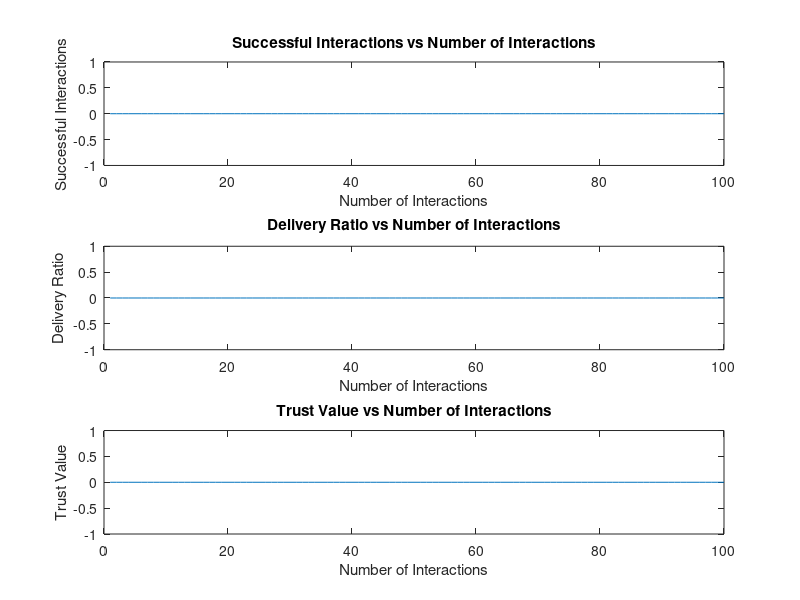

The MATLAB source for this figure:
clear all;
clc;

% Simulation Parameters
simArea = 1000; % Simulation area size (square area in meters)
noOfNodes = 600; % Number of nodes
transmissionRange = 25; % Transmission range in meters
interferenceRange = 30; % Interference range in meters
transmissionRate = 4; % Transmission rate in Mbps
deliveryRate = 8; % Delivery rate (packets per 30 seconds)
initialEnergyLevel = 3; % Initial energy level

% Malicious Node Percentage
maliciousPercentage = 30; % Percentage of nodes that are malicious
noOfMaliciousNodes = ceil(maliciousPercentage / 100 * noOfNodes);

% Node Deployment
nodeXLoc = rand(1, noOfNodes) * simArea; % Random x-coordinates within simulation area
nodeYLoc = rand(1, noOfNodes) * simArea; % Random y-coordinates within simulation area
global newNode;
% Define a mapping called newNode
newNode = containers.Map();
for i = 1:noOfNodes
    % Initialize the values randomly as zeros and ones
    newNode(num2str(i)) = randi([0, 1]);
end

global recommendedNodes;
% Define a mapping called recommendedNodes
recommendedNodes = containers.Map();
recommendedNodes(num2str(i)) = randi([1, noOfNodes], 1, noOfNodes);

% Neighbor Node Determination
neighborNode = zeros(noOfNodes, noOfNodes);

for i = 1:noOfNodes
    for j = 1:noOfNodes
        if i ~= j
            % Calculate distance between nodes
            distance = sqrt((nodeXLoc(i) - nodeXLoc(j))^2 + (nodeYLoc(i) - nodeYLoc(j))^2);
            
            % Check if nodes are within transmission range
            if distance <= transmissionRange
                neighborNode(i, j) = 1;
            end
        end
    end
end

% Initialize Interaction Tracking
totalInteractions = 0;
successfulInteractions = 0;
reciprocatedInteractions = 0;
totalResponseTime = zeros(1, noOfNodes);

% Trust Calculation and Matrix Initialization
deliveryRatio = zeros(noOfNodes, noOfNodes);
compatibility = zeros(noOfNodes, noOfNodes);
cooperativeness = zeros(noOfNodes, noOfNodes);
recommendationList = containers.Map();

% Specify number of interactions
numberOfInteractions = 100;
trustValues = zeros(1, numberOfInteractions);
deliveryRatios = zeros(1, numberOfInteractions);
successfulInteraction_mat = zeros(1, numberOfInteractions);
trustValue = zeros(noOfNodes, noOfNodes);

% Function to calculate Jaccards Similarity
function similarity = jaccardSimilarity(A, B)
    intersection = sum(A & B); % Number of common elements
    union = sum(A | B); % Number of unique elements
    similarity = intersection / union;
end

function DR = deliveryRatioCalc(transmissionRange, interferenceRange, deliveryRate, transmissionRate)
    DR = ((transmissionRange / interferenceRange)^2) * (deliveryRate / transmissionRate);
end

function isNew = isNewNode(a)
    if newNode(a) == 1
        isNew = 1;
    else
        isNew = 0;
    end
end

% Function to check if b is recommended by a
function isRec = isRecommended(a, b)
    % Function to check if b is recommended by a based on a recommendation list
    
    % Check if node b is in the recommendation list from a
    if isKey(recommendedNodes, a)
        isRec = ismember(b, recommendedNodes(a));
    else
        isRec = false; % No recommendations from a
    end
end

for i = 1:noOfNodes
    for j = 1:noOfNodes
        if i ~= j && neighborNode(i, j) == 1
            % Calculate Delivery Ratio (DR)
            deliveryRatio(i, j) = deliveryRatioCalc(transmissionRange, interferenceRange, deliveryRate, transmissionRate);
            
            % Calculate Compatibility using Jaccards Similarity
            nodeA = [transmissionRange, interferenceRange, transmissionRate, deliveryRate, initialEnergyLevel];
            nodeB = [transmissionRange, interferenceRange, transmissionRate, deliveryRate, initialEnergyLevel];
            compatibility(i, j) = jaccardSimilarity(nodeA, nodeB);
            
            % Simulate interaction between node i and node j
            totalInteractions = totalInteractions + 1;
            
            % Assume interaction results in successful transmission
            successfulInteractions = successfulInteractions + 1;
            
            % Track response time (random value for demonstration)
            responseTime = randi([0, 5]); % Placeholder for actual response time
            totalResponseTime(i) = totalResponseTime(i) + responseTime;
            
            % Check reciprocity (assume all interactions are reciprocated for demonstration)
            reciprocatedInteractions = reciprocatedInteractions + 1;
            
            % Calculate Success Rate
            successRate = successfulInteractions / totalInteractions;

            % Calculate Reciprocity Rate
            reciprocityRate = reciprocatedInteractions / totalInteractions;

            % Calculate Average Response Time per Node
            averageResponseTime = sum(totalResponseTime) / noOfNodes;

            % Calculate Cooperativeness
            cooperativeness(i, j) = successRate + reciprocityRate + averageResponseTime;
        end
    end
end

% Algorithm 1: Direct Observations-Based Trust Evaluation
function success = TrustEvaluation(a, b, trustValue)
    % a is the trustor, b is the trustee

    % Step 2: Identify trustee (b)
    bid = b;

    % Step 3: check whether a and b have any previous trust values

        if trustValue(a, b) == 0
          success = TrustEvaluationAbsolute(a, b, trustValue); % Proceed to absolute trust evaluation
        end 

    % if there are previous trust values, go within algorithm
        % Step 5: Calculate aggregated trust from a to b
        trust_a_to_b = 0;

       
        % Calculate Compatibility of a towards b
        compatibility_a_b = compatibility(a, b);

        % Calculate Cooperativeness of a towards b
        cooperativeness_a_b = cooperativeness(a, b);

        % Calculate Delivery ratio of a towards b
        deliveryRatio_a_b = deliveryRatio(a, b);

        % Sum up individual trust parameters to get total trust
        trust_a_to_b = compatibility_a_b + cooperativeness_a_b + deliveryRatio_a_b;
        
        % Step 7: Threshold comparison
        threshold = 10; % Trust threshold
        if trust_a_to_b >= threshold
            success = 1;
            disp('Provide Services'); % Provide services if trust threshold is met
        else
            success = 0;
            disp('Decline'); % Decline service request if trust threshold is not met
        end
    end


% Algorithm 2: Absolute Trust Formulation of Parameters
function success = TrustEvaluationAbsolute(a, b, trustValue)
    % a is the trustor, b is the trustee
    
    % Step 2: Identify trustee (b)
    bid = b;
    
    % Step 3: Check if b is a new node
    if isNewNode(b)
        % Step 3: Evaluate Trust
        compatibility_b = compatibility(a, b); % Compatibility of b towards a
        cooperativeness_b = cooperativeness(a, b); % Cooperativeness of b towards a
        deliveryRatio_b = deliveryRatio(a, b); % Delivery ratio of b towards a
        
        summation_Tform_a_b = compatibility_b + cooperativeness_b + deliveryRatio_b;
        trustValue(a, b) = summation_Tform_a_b; % Store trust value
        
        % Step 4: Threshold comparison
        threshold = 10;
        if summation_Tform_a_b >= threshold
            success = 1;
            disp('Provide Services'); % Provide services if trust threshold is met
        else
            success = 0;
            disp('Decline'); % Decline service request if trust threshold is not met
        end
    else
        success = TrustEvaluationRecommendation(a, b, trustValue); % Proceed to recommendation-based trust evaluation
    end
end

% Algorithm 3: Recommendation-Based Indirect Trust Evaluation
function success = TrustEvaluationRecommendation(a, b, trustValue)
    % a is the trustor, b is the trustee
    
    % Step 2: Identify trustee (b)
    bid = b;
    
    % Step 3: Check recommendations from a to b (not implemented here)
    if isRecommended(a, b)
        % Step 4: Get recommended nodes from a to b (not implemented here)
        recommended = recommendedNodes(b);
        
        % Step 5: Calculate aggregated trust from recommended nodes to b
        recom_form_b_kth = 0;
        
        for k = recommended
            % Calculate Compatibility of k towards b
            compatibility_k_b = compatibility(k, b);
            
            % Calculate Cooperativeness of k towards b
            cooperativeness_k_b = cooperativeness(k, b);
            
            % Calculate Delivery ratio of k towards b
            deliveryRatio_k_b = deliveryRatio(k, b);
            
            % Sum up individual trust parameters for each recommended node
            recom_form_b_kth = recom_form_b_kth + compatibility_k_b + cooperativeness_k_b + deliveryRatio_k_b;
        end
        
        % Step 6: Data Update
        Tupdate_a_b = recom_form_b_kth;
        trustValue(a, b) = Tupdate_a_b;
        
        % Step 7: TB certification (allocate certificate)
        TBcert_allocate(a, b); % Allocate trust certificate
        
        % Step 8: Threshold comparison
        threshold = 10; % Trust threshold
        if Tupdate_a_b >= threshold
            success = 1;
            disp('Provide Services'); % Provide services if trust threshold is met
        else
            success = 0;
            disp('Decline'); % Decline service request if trust threshold is not met
        end
    else
        disp('Decline'); % Decline if no valid recommendations
    end
end

energy = initialEnergyLevel;
% Loop for simulating interactions
for interaction = 1:numberOfInteractions
    % Select random pair of nodes for interaction
    nodeA = randi([1, noOfNodes]);
    nodeB = randi([1, noOfNodes]);
    
    % Check if nodes are neighbors and not the same node
    if neighborNode(nodeA, nodeB) == 1 && nodeA ~= nodeB

        % Simulate the algorithm
        success = TrustEvaluation(nodeA, nodeB, trustValue);

        % Trust updation based on algorithm results
        drate = deliveryRate + randi([-1, 1]);
        trate = transmissionRate + randi([-1, 1]);
        A = [transmissionRange, interferenceRange, trate, drate, energy];
        B = [transmissionRange, interferenceRange, transmissionRate, deliveryRate, initialEnergyLevel];
        compatibility = jaccardSimilarity(A, B);
        DR = ((transmissionRange / interferenceRange)^2) * (drate / trate);
        rt = randi([0, 5]);

        if(success == 1)
             energy = energy + 1;
             cooperativeness = 1 + rt;
        else
            energy = energy - 1;
            cooperativeness = rt;
        end

        % Populate the matrices to plot
        deliveryRatios(interaction) = DR + energy;
        trustValues(interaction) = DR + compatibility + energy + cooperativeness;
        successfulInteraction_mat(interaction) = success;
    end
end

% Plot trustValue against number of interactions
subplot(3, 1, 3);
plot(1:numberOfInteractions, trustValues);
xlabel('Number of Interactions');
ylabel('Trust Value');
title('Trust Value vs Number of Interactions');

% Plot deliveryRatio against number of interactions
subplot(3, 1, 2);
plot(1:numberOfInteractions, deliveryRatios);
xlabel('Number of Interactions');
ylabel('Delivery Ratio');
title('Delivery Ratio vs Number of Interactions');

% Plot successfulInteractions against the number of interactions
subplot(3, 1, 1);
plot(1:numberOfInteractions, successfulInteraction_mat);
xlabel('Number of Interactions');
ylabel('Successful Interactions');
title('Successful Interactions vs Number of Interactions');